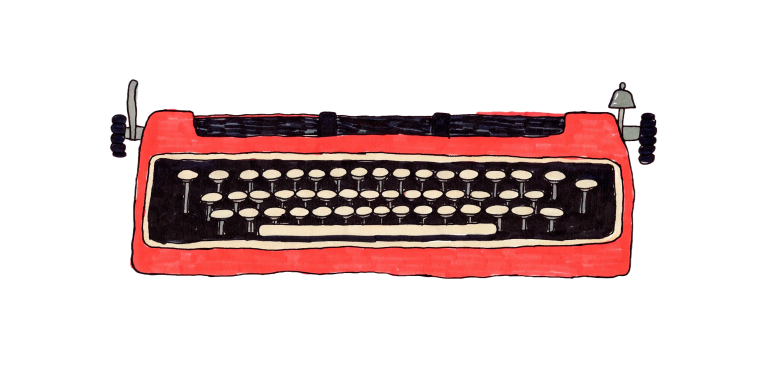
#> input picture typewriter-wide.png, 1536 x 768 px, found by its file name (shown at 1/2 size)
$ python typewriter-layers.py
#> lines starting #> are read from the running program, lines starting #| are printed output that depends on the picture; after the words box and inside, x2 and y2 are one past the last pixel; in counts of white or black regions, pixels touching at a corner belong together
#!/usr/bin/env python3
"""
Split the hand-drawn typewriter (art/typewriter-wide.png) into rig layers
and export them as WebP for the page. The body is exported once per
colour (red, olive; jade and cream for the palettes), recoloured and lit
from above.

    pip install pillow numpy
    python3 -B scripts/typewriter-layers.py

Re-runnable with a new or upscaled source: the drawing is resampled to a
1536 px wide reference before cutting, so every landmark below is in
reference px whatever the source resolution (an upscale of the same drawing
works as is; a different drawing needs new landmarks).

The machine is wide and low: its roller sits recessed in a notch between
the body's two raised shoulders. Layers (back to front):

  roller   the roller in the notch, extended past both ends of the notch
           (behind the shoulders) so it can slide without gaps.
  body     static: the red body and keyboard, with the notch cut out so the
           roller shows through.
  bell     on its stem above the right shoulder. Static; rings.
  lever    return lever and left axle. Slides with the roller.
  axle-r   right axle. Slides with the roller.
  knob-l/r the platen knobs. Slide with the roller; turn on line feed.

Writes public/art/*.webp and src/typewriter/layers.ts (geometry).
"""

from pathlib import Path

import numpy as np
from PIL import Image

ROOT = Path(__file__).resolve().parent.parent
SRC = ROOT / 'art' / 'typewriter-wide.png'
OUT = ROOT / 'public' / 'art'
TS_OUT = ROOT / 'src' / 'typewriter' / 'layers.ts'

REF_W = 1536  # every coordinate below is in px of a 1536 px wide reference

# —— Measured landmarks (reference px) —————————————————————————————————————
SHOULDER_COLS = ((310, 375), (1140, 1215))  # flat tops of the two shoulders
NOTCH_X0, NOTCH_X1 = 389, 1127   # the roller window, inside the shoulders'
                                 # inner outlines
ROLLER_ROWS = (205, 290)         # rows that can hold roller (paper guides
                                 # rise above it)
FLOOR_FROM = 258                 # the notch's red floor starts below this;
                                 # red above it is streaks on the roller
ROLLER_INK = (24, 22, 26)        # paints those streaks out
KEYBOARD_BOTTOM = 504            # just below the keyboard frame's outline
# Moving parts, as boxes (x0, y0, x1, y1). The lever and left axle end where
# the body's left edge begins; the right axle where its right edge ends.
# Where the lever and left knob touch, the knob gets x < LEVER_SPLIT; above
# the knob the lever takes everything in its box. On the right the axle
# takes the joint and the knob the rest of its box.
LEVER_BOX = (238, 150, 289, 284)
LEVER_SPLIT = (253, 226)        # x, and the row where the knob begins
KNOB_L_BOX = (214, 220, 256, 324)
AXLE_R_BOX = (1250, 246, 1278, 286)
KNOB_R_BOX = (1270, 221, 1320, 336)
BELL_DOME_BOX = (1210, 150, 1280, 219)
BELL_STEM_BOX = (1234, 219, 1250, 250)  # down to just above the axle
EXTEND = 90                      # roller added past each end of the notch
ALPHA_MIN = 16                   # faint alpha noise below this is transparent
# Body colours (?tw=red|olive) and the light from the lamp above: the body
# is a little brighter at the top and falls into shadow toward the bottom.
COLOURS = {
    'red': (175, 49, 43),
    'olive': (138, 147, 88),
    # ?palette=jade and ?palette=sage (a cream vintage body).
    'jade': (137, 168, 160),
    'cream': (232, 225, 207),
}
LIGHT_TOP, LIGHT_BOTTOM = 1.08, 0.7

# Export: at most source resolution (the body shows at most ~820 css px
# wide, so this is about 1.2x on desktop).
EXPORT_SCALE = 1.0
WEBP_QUALITY = 84


def load(path, ref_w=None):
#> called with ref_w = 1536
    img = Image.open(path).convert('RGBA')
#> img is the input picture: PIL image 1536x768 RGBA; mean R, G, B, A 40, 21.7, 20.7, 71.6
    if ref_w and img.size[0] != ref_w:
        img = img.resize((ref_w, round(img.size[1] * ref_w / img.size[0])), Image.LANCZOS)
    rgba = np.array(img)
    rgba[rgba[..., 3] < ALPHA_MIN] = 0
#> rgba: shape (768, 1536, 4); 0.32% of pixels changed, all inside (x1, y1, x2, y2) = (0, 0, 1536, 768)
    drop_specks(rgba)
    return rgba


def drop_specks(rgba, min_area=30):
    """Clear isolated specks (stray marks in the 'transparent' background)."""
#> called with min_area = 30
    opaque = rgba[..., 3] > 0
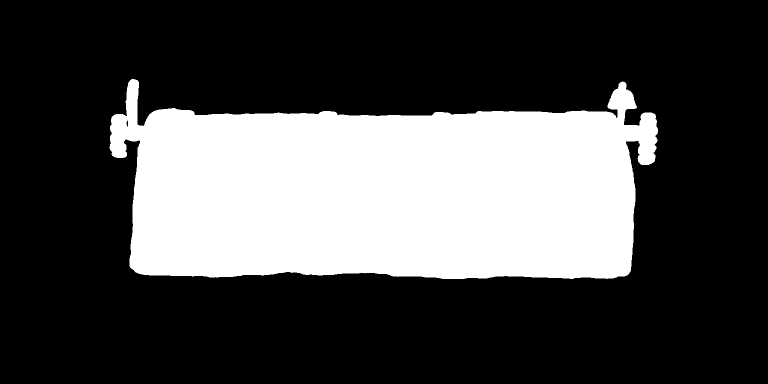
#> opaque: shape (768, 1536) bool (shown at 1/2 size); 28.5% white; 1 white region, box (x1, y1, x2, y2) and area: (219, 158, 1316, 558) 335871
    seen = np.zeros_like(opaque)
    h, w = opaque.shape
#> h = 768; w = 1536
    for y0, x0 in zip(*np.nonzero(opaque)):
        if seen[y0, x0]:
            continue
        comp, stack = [], [(y0, x0)]
        seen[y0, x0] = True
        while stack:
            y, x = stack.pop()
            comp.append((y, x))
            for yy, xx in ((y + 1, x), (y - 1, x), (y, x + 1), (y, x - 1)):
                if 0 <= yy < h and 0 <= xx < w and opaque[yy, xx] and not seen[yy, xx]:
                    seen[yy, xx] = True
                    stack.append((yy, xx))
        if len(comp) < min_area:
            for y, x in comp:
                rgba[y, x] = 0
#> this loop made 335871 passes
#> (y0, x0) on passes 1 to 3: (158, 263), (158, 264), (158, 265)


def recolour(rgba, target, ref):
    """Move the red paint to `target`, keeping its marker texture: each
    pixel's shade relative to the paint's median (`ref`) scales the new
    colour. Partly red pixels (anti-aliased edges) blend by how red they
    are, so no red fringe is left."""
    rgb = rgba[..., :3].astype(float)
    redness = np.clip((rgb[..., 0] - np.maximum(rgb[..., 1], rgb[..., 2]) - 25) / 70, 0, 1)
    shade = (rgb @ [0.299, 0.587, 0.114]) / ref
    new = np.clip(np.array(target, float) * shade[..., None], 0, 255)
    out = rgb * (1 - redness[..., None]) + new * redness[..., None]
    return out


def light_from_above(rgb, top, bottom):
    """Brighter at the top of the drawing, into shadow at the bottom."""
    h = rgb.shape[0]
    t = np.clip((np.arange(h) - top) / max(bottom - top, 1), 0, 1)
    factor = LIGHT_TOP + (LIGHT_BOTTOM - LIGHT_TOP) * t
    return np.clip(rgb * factor[:, None, None], 0, 255)


def box_mask(shape, box):
    m = np.zeros(shape, bool)
    m[box[1]:box[3], box[0]:box[2]] = True
    return m


def bbox(mask):
    ys, xs = np.nonzero(mask)
    return int(xs.min()), int(ys.min()), int(xs.max()) + 1, int(ys.max()) + 1


def main():
    OUT.mkdir(parents=True, exist_ok=True)
    src = load(SRC, REF_W)
    h, w = src.shape[:2]
#> h = 768; w = 1536
    rgb = src[..., :3].astype(int)
    opaque = src[..., 3] > 0
    red = (rgb[..., 0] > 150) & (rgb[..., 0] - rgb[..., 1] > 60) & (src[..., 3] > 128)
#> red: shape (768, 1536) bool; 8.8% white; 15 white regions (4 under 20 px), largest, box (x1, y1, x2, y2) and area: (266, 223, 1267, 555) 101872, (952, 223, 1130, 233) 1219, (479, 229, 637, 234) 427

    # —— The body's top edge (the reveal line) and widest extent ———————————
    tops = [np.nonzero(opaque[:, x])[0].min()
            for a, b in SHOULDER_COLS for x in range(a, b)]
#> tops = 140 values, max 223 at index 65, min 216 at index 34, mean 220.6
    line = int(np.median(tops))
#> line = 221
    widest = max(range(line, h), key=lambda y: np.count_nonzero(red[y]))
#> widest = 522
    xs = np.nonzero(opaque[widest])[0]
#> xs = 1004 values from 259 to 1262
    xs = xs[(xs > NOTCH_X0 - 200) & (xs < NOTCH_X1 + 200)]
    body_x0, body_x1 = int(xs.min()), int(xs.max()) + 1
#> body_x0 = 259; body_x1 = 1263

    # —— Moving parts and the bell —————————————————————————————————————————
    shape = (h, w)
#> shape = (768, 1536)
    lever = opaque & box_mask(shape, LEVER_BOX) & ~red
#> lever: shape (768, 1536) bool; 0.33% white; 1 white region, box (x1, y1, x2, y2) and area: (238, 158, 289, 284) 3906
    split_x, split_y = LEVER_SPLIT
    lever[split_y:, :split_x] = False
#> lever: shape (768, 1536) bool; 0.26% white; 1 white region, box (x1, y1, x2, y2) and area: (251, 158, 289, 284) 3099
    knob_l = opaque & box_mask(shape, KNOB_L_BOX) & ~lever
#> knob_l: shape (768, 1536) bool; 0.22% white; 1 white region, box (x1, y1, x2, y2) and area: (219, 228, 254, 316) 2650
    axle_r = opaque & box_mask(shape, AXLE_R_BOX) & ~red
#> axle_r: shape (768, 1536) bool; 0.08% white; 1 white region, box (x1, y1, x2, y2) and area: (1250, 250, 1278, 286) 923
    knob_r = opaque & box_mask(shape, KNOB_R_BOX) & ~axle_r & ~red
#> knob_r: shape (768, 1536) bool; 0.29% white; 1 white region, box (x1, y1, x2, y2) and area: (1275, 225, 1316, 330) 3474
    bell = opaque & (box_mask(shape, BELL_DOME_BOX) | box_mask(shape, BELL_STEM_BOX)) & ~red
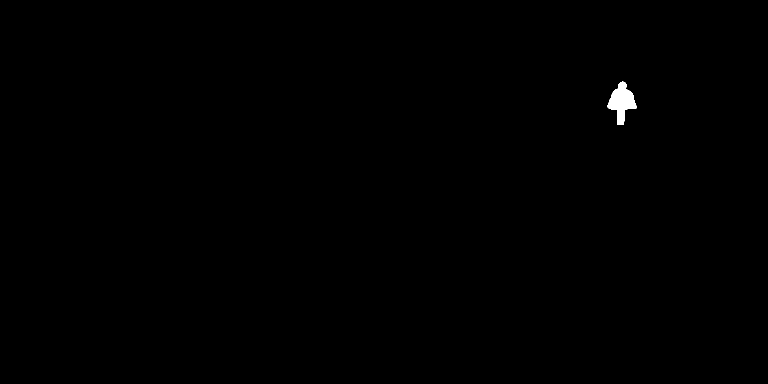
#> bell: shape (768, 1536) bool (shown at 1/2 size); 0.22% white; 1 white region, box (x1, y1, x2, y2) and area: (1215, 163, 1274, 250) 2565
    bell &= ~knob_r

    # —— Roller: what's in the notch above its red floor ————————————————————
    roller_rgba = np.zeros_like(src)
    in_notch = np.zeros(shape, bool)
    y0, y1 = ROLLER_ROWS
    for x in range(NOTCH_X0, NOTCH_X1):
        reds = np.nonzero(red[FLOOR_FROM:y1, x])[0]
        floor = FLOOR_FROM + int(reds.min()) if len(reds) else y1
        in_notch[y0:floor, x] = True
#> this loop made 738 passes
#> floor on passes 1 to 3: 258, 262, 265
#> in_notch: shape (768, 1536) bool; 4.2% white; 1 white region, box (x1, y1, x2, y2) and area: (389, 205, 1127, 278) 50094
    roller = opaque & in_notch
#> roller: shape (768, 1536) bool; 2.9% white; 1 white region, box (x1, y1, x2, y2) and area: (389, 222, 1127, 278) 33825
    roller_rgba[roller] = src[roller]
    streak = roller & (rgb[..., 0] - rgb[..., 1] > 35)
#> streak: shape (768, 1536) bool; 0.33% white; 14 white regions (5 under 20 px), largest, box (x1, y1, x2, y2) and area: (951, 222, 1127, 235) 1560, (389, 227, 638, 237) 1246, (896, 264, 1127, 278) 343
    roller_rgba[streak, :3] = ROLLER_INK
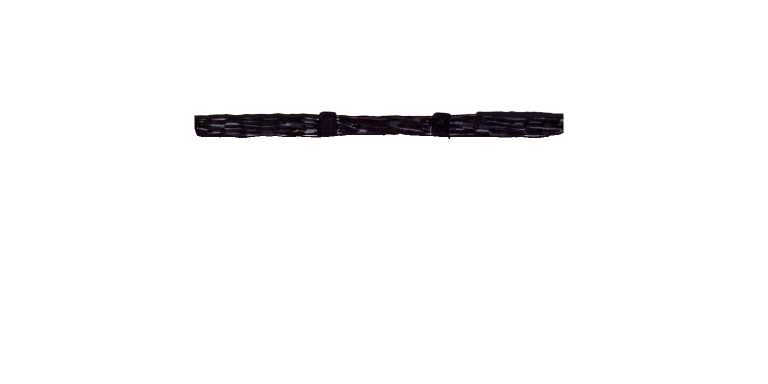
#> roller_rgba: shape (768, 1536, 4) (shown at 1/2 size); mean R, G, B, A 0.9, 0.6, 0.9, 7.2; transparent parts drawn white
    # Extend past both ends with stretches of roller from just inside the
    # notch, so sliding never shows a gap behind the shoulders.
    left_src = roller_rgba[:, NOTCH_X0 + 10:NOTCH_X0 + 10 + EXTEND]
    right_src = roller_rgba[:, NOTCH_X1 - 10 - EXTEND:NOTCH_X1 - 10]
    roller_rgba[:, NOTCH_X0 - EXTEND:NOTCH_X0] = left_src
    roller_rgba[:, NOTCH_X1:NOTCH_X1 + EXTEND] = right_src

    body = src.copy()
    body[lever | knob_l | axle_r | knob_r | bell | roller] = 0
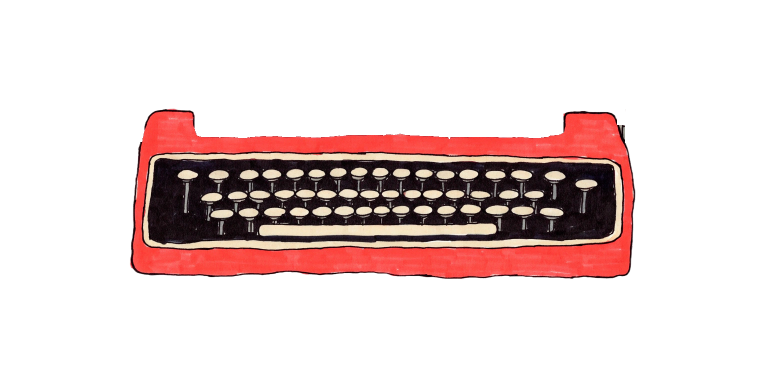
#> body: shape (768, 1536, 4) (shown at 1/2 size); mean R, G, B, A 37.3, 19.9, 18.5, 61.9; transparent parts drawn white

    # One body per colour, recoloured and lit from above.
    paint = body[..., :3][red & (body[..., 3] > 0)].astype(float) @ [0.299, 0.587, 0.114]
    ref = float(np.median(paint))
#> ref = 127.4
    body_top = int(np.nonzero((body[..., 3] > 0).any(axis=1))[0].min())
#> body_top = 216
    body_bottom = int(np.nonzero((body[..., 3] > 0).any(axis=1))[0].max())
#> body_bottom = 557
    bodies = {}
    for name, colour in COLOURS.items():
        b = body.copy()
        lit = light_from_above(recolour(b, colour, ref), body_top, body_bottom)
        b[..., :3] = np.round(lit).astype(np.uint8)
        bodies[f'typewriter-body-{name}'] = b
#> this loop made 4 passes
#> pass 1, in recolour, `new = np.clip(np.array(target, float) * shade[..., None], 0, 255)`:
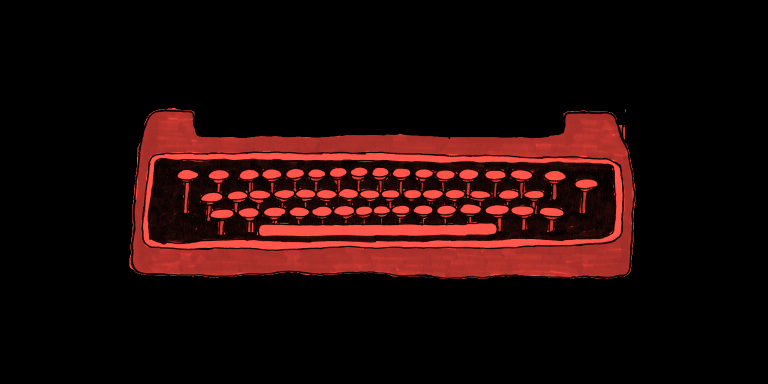
#> new: shape (768, 1536, 3) float64 (shown at 1/2 size); mean of channels 0, 1, 2 31.9, 9.6, 8.4; drawn as R, G, B
#> after the loop:
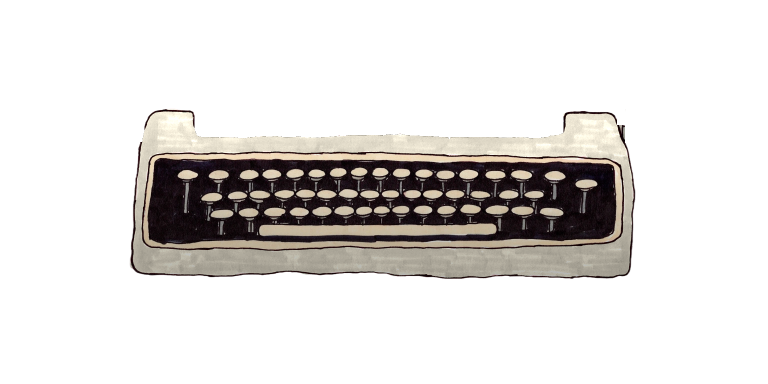
#> b: shape (768, 1536, 4) (shown at 1/2 size); mean R, G, B, A 30.9, 28.4, 26.3, 61.9; transparent parts drawn white
#> after the loop, bodies = 4 items

    layers_rgba = {
        'typewriter-roller': roller_rgba,
        **bodies,
        'typewriter-bell': np.where(bell[..., None], src, 0).astype(np.uint8),
        'typewriter-lever': np.where(lever[..., None], src, 0).astype(np.uint8),
        'typewriter-axle-r': np.where(axle_r[..., None], src, 0).astype(np.uint8),
        'typewriter-knob-l': np.where(knob_l[..., None], src, 0).astype(np.uint8),
        'typewriter-knob-r': np.where(knob_r[..., None], src, 0).astype(np.uint8),
    }

    # —— Export ——————————————————————————————————————————————————————————
    layers = {}

    def export(name, rgba, box, s):
        x0, y0, x1, y1 = box
        img = Image.fromarray(rgba).crop(box)
        size = (max(1, round((x1 - x0) * s)), max(1, round((y1 - y0) * s)))
        if size != img.size:
            img = img.resize(size, Image.LANCZOS)
        path = OUT / f'{name}.webp'
        img.save(path, 'WEBP', quality=WEBP_QUALITY, alpha_quality=90, method=6)
        layers[name] = dict(x=x0, y=y0, w=x1 - x0, h=y1 - y0, src=f'/art/{name}.webp',
                            bytes=path.stat().st_size, px=size)

    for name, rgba in layers_rgba.items():
        export(name, rgba, bbox(rgba[..., 3] > 0), EXPORT_SCALE)
#> this loop made 1 pass
#> (name, x0 in export, y0 in export, x1 in export, y1 in export, size in export) on pass 1: ('typewriter-roller', 299, 222, 1217, 278, (918, 56))
#> pass 1, in export, `img = Image.fromarray(rgba).crop(box)`:
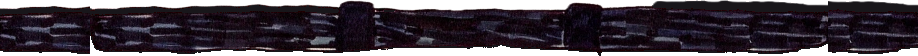
#> img: PIL image 918x56 RGBA; mean R, G, B, A 26.3, 18.6, 27, 206.1; transparent parts drawn white

    # Remove exports from earlier versions of the rig.
    for stale in OUT.glob('*.webp'):
        if stale.stem not in layers:
            stale.unlink()

    total = sum(v['bytes'] for v in layers.values())
    for k, v in layers.items():
        print(f"{k:22s} {v['px'][0]:5d}x{v['px'][1]:<5d} {v['bytes'] / 1024:6.1f} KB")
    print(f"{'total':22s} {'':11s} {total / 1024:6.1f} KB")

    machine = [bbox(v[..., 3] > 0) for k, v in layers_rgba.items() if k != 'typewriter-roller']
    top = min(b[1] for b in machine)
    bottom = max(b[3] for b in machine)
    right = max(b[2] for b in machine)
    left = min(b[0] for b in machine)
    centre = lambda m: f"{{ x: {(bbox(m)[0] + bbox(m)[2]) // 2}, y: {(bbox(m)[1] + bbox(m)[3]) // 2} }}"
    stem = np.nonzero(bell[BELL_STEM_BOX[3] - 2])[0]

    def entry(name):
        v = layers[name]
        return f"{{ src: '{v['src']}', x: {v['x']}, y: {v['y']}, w: {v['w']}, h: {v['h']} }}"

    TS_OUT.write_text(f"""// Generated by scripts/typewriter-layers.py — do not edit by hand.
// Geometry of the raster rig in reference px (art/typewriter-wide.png
// resampled to {REF_W} px wide). The page scales it so the body matches
// the paper's width.

/** Where each layer image sits in the drawing. */
export const LAYERS = {{
  roller: {entry('typewriter-roller')},
  body: {entry('typewriter-body-red')},
  bell: {entry('typewriter-bell')},
  lever: {entry('typewriter-lever')},
  axleR: {entry('typewriter-axle-r')},
  knobL: {entry('typewriter-knob-l')},
  knobR: {entry('typewriter-knob-r')},
}} as const

/** The body: its widest extent (the paper matches it), its top edge (where
 *  the paper disappears: the reveal line), the bottom of the keyboard frame
 *  (desktop shows down to here) and its bottom. */
export const BODY = {{
  x0: {body_x0},
  x1: {body_x1},
  top: {line},
  keyboardBottom: {KEYBOARD_BOTTOM},
  bottom: {bottom},
}} as const

/** The roller's window: the notch between the shoulders. The roller layer
 *  is clipped to it (its extensions hide behind the shoulders). */
export const NOTCH = {{ x0: {NOTCH_X0 - 6}, x1: {NOTCH_X1 + 6}, y0: {ROLLER_ROWS[0]}, y1: {ROLLER_ROWS[1]} }} as const

/** Everything drawn, lever to knob, bell top to feet. */
export const MACHINE = {{ x0: {left}, y0: {top}, x1: {right}, y1: {bottom} }} as const

/** Pivots: the bell rings about its stem's foot; the knobs turn about
 *  their centres. */
export const BELL_PIVOT = {{ x: {int(stem.mean())}, y: {BELL_STEM_BOX[3]} }} as const
export const KNOB_L_PIVOT = {centre(knob_l)} as const
export const KNOB_R_PIVOT = {centre(knob_r)} as const

/** The body in each colour (?tw=red|olive; jade and cream for
 *  ?palette=jade|sage): same box as LAYERS.body. */
export const BODY_SRC = {{ {', '.join(f"{n}: '{layers['typewriter-body-' + n]['src']}'" for n in COLOURS)} }} as const
""")
    print('wrote', TS_OUT.relative_to(ROOT), f'(line {line}, body {body_x0}–{body_x1})')


if __name__ == '__main__':
#> (the run stopped early here; a loop or call above may not have finished)
